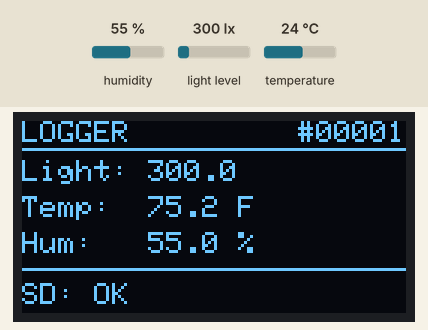
The sketch below on a simulated Raspberry Pi Pico. Parts: 128×64 one-colour display. The test bench sets the inputs (shaded band); at power-on: humidity 55 %, light level 300 lx, temperature 24 °C. Storage starts empty; what the sketch prints to the serial monitor is not drawn.

Above: at 1.5 s.
1.6 s: humidity set to 22 %
At 3.5 s:
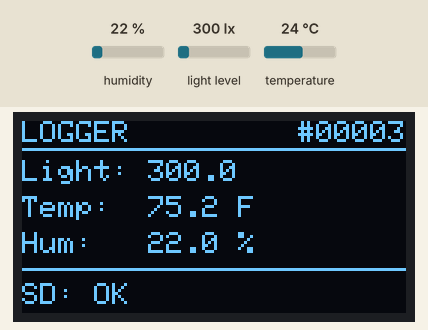
5.3 s: light level set to 40 lx
At 6.9 s:
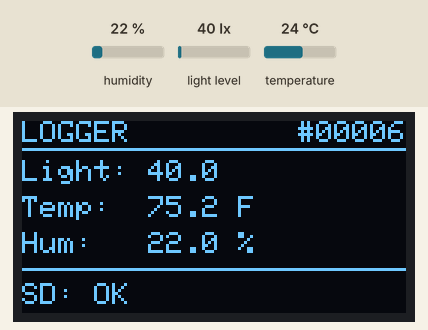
8.6 s: temperature set to 12 °C
At 10.1 s:
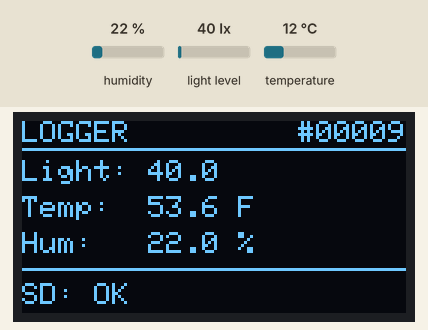
12.0 s: humidity set to 40 %
At 13.2 s:
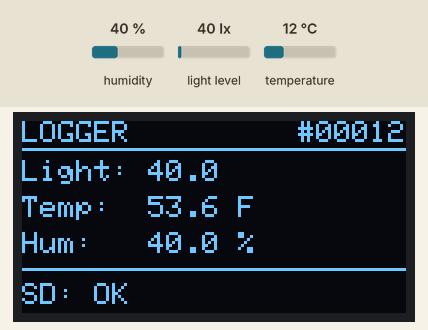
15.3 s: light level set to 500 lx
At 16.4 s:
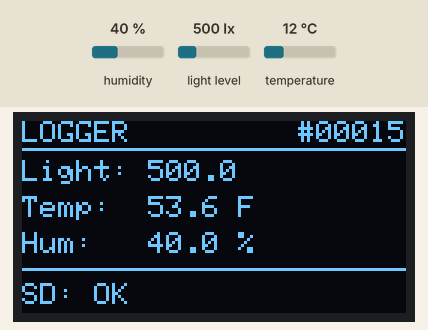
Timing chart, 0 to 18.3 s (numbered marks = the images above; inputs shaded):
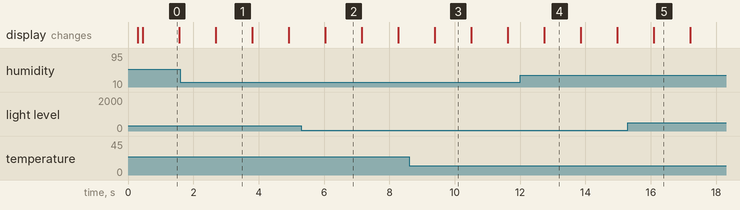

The sketch:

log_display.ino
```cpp
#include <hp_BH1750.h>

/*
 * log_display
 * Reads lux, temperature, and humidity once per second, logs each
 * reading to log.csv on the SD card, and displays live readings on
 * the 128x64 OLED FeatherWing.
 *
 * Hardware
 *   Adafruit Feather RP2040 Adalogger
 *   BH1750 light sensor         — connected via STEMMA QT
 *   AHT20 temp/humidity sensor  — daisy-chained after BH1750
 *   OLED FeatherWing 128x64     — stacked on top of Feather
 *   MicroSD card                — inserted in the onboard slot
 *
 * Required libraries (install via Tools → Manage Libraries)
 *   Adafruit SH110x
 *   Adafruit GFX Library
 *   SdFat - Adafruit Fork
 *   hp_BH1750
 *   Adafruit AHTX0
 *   Adafruit BusIO
 */

#include <Wire.h>
#include <SPI.h>
#include "SdFat.h"
#include <Adafruit_GFX.h>
#include <Adafruit_SH110X.h>
#include <hp_BH1750.h>
#include <Adafruit_AHTX0.h>

// ── Display ───────────────────────────────────────────────────────────────────
Adafruit_SH1107 display = Adafruit_SH1107(64, 128, &Wire);

// ── SD card ───────────────────────────────────────────────────────────────────
#define SD_CS_PIN 23
SdFat SD;
SdSpiConfig sdConfig(SD_CS_PIN, DEDICATED_SPI, SD_SCK_MHZ(16), &SPI1);
const char* LOG_FILENAME = "log.csv";

// ── Sensors ───────────────────────────────────────────────────────────────────
hp_BH1750      lightMeter;
Adafruit_AHTX0 aht20;

// ── Customize your logger name ────────────────────────────────────────────────
const char* LOGGER_NAME = "LOGGER";

// ── State ─────────────────────────────────────────────────────────────────────
unsigned long sampleCount = 0;
bool sdReady = false;

// ── Setup ─────────────────────────────────────────────────────────────────────
void setup() {
  Serial.begin(115200);
  Wire.begin();

  // Initialise display
  delay(250);
  display.begin(0x3C, true);
  display.clearDisplay();
  display.setRotation(1);
  display.setTextSize(1);
  display.setTextColor(SH110X_WHITE);
  display.setCursor(0, 0);
  display.println("Starting up...");
  display.display();

  // Initialise BH1750
  if (!lightMeter.begin(BH1750_TO_GROUND)) {
    Serial.println("ERROR: BH1750 not found — check wiring");
    displayError("BH1750 not found");
    while (true) { delay(100); }
  }
  Serial.println("BH1750  : OK");

  // Initialise AHT20
  if (!aht20.begin()) {
    Serial.println("ERROR: AHT20 not found — check wiring");
    displayError("AHT20 not found");
    while (true) { delay(100); }
  }
  Serial.println("AHT20   : OK");

  // Initialise SD card
  if (!SD.begin(sdConfig)) {
    Serial.println("ERROR: SD card not found — check that it is inserted");
    sdReady = false;
  } else {
    sdReady = true;
    Serial.println("SD card : OK");

    // Write CSV header if file doesn't already exist
    if (!SD.exists(LOG_FILENAME)) {
      FsFile f = SD.open(LOG_FILENAME, FILE_WRITE);
      if (f) {
        f.println("sample,millis,lux,temp_F,humidity_pct");
        f.close();
      }
    }
  }

  Serial.println("----------------------------------");
  Serial.println("Logging started");
  Serial.println("----------------------------------");
}

// ── Loop ──────────────────────────────────────────────────────────────────────
void loop() {
  sampleCount++;
  unsigned long t = millis();

  // Read BH1750
  lightMeter.start();
  float lux = lightMeter.getLux();

  // Read AHT20
  sensors_event_t humidityEvent, tempEvent;
  aht20.getEvent(&humidityEvent, &tempEvent);
  float tempF    = (tempEvent.temperature * 9.0 / 5.0) + 32.0;
  float humidity = humidityEvent.relative_humidity;

  // Human-readable Serial output
  Serial.print("Sample: ");     Serial.print(sampleCount);
  Serial.print("  Lux: ");      Serial.print(lux, 1);
  Serial.print("  Temp: ");     Serial.print(tempF, 2);    Serial.print(" F");
  Serial.print("  Hum: ");      Serial.print(humidity, 1); Serial.println(" %");

  // Append CSV row to SD card
  if (sdReady) {
    FsFile f = SD.open(LOG_FILENAME, FILE_WRITE);
    if (f) {
      f.print(sampleCount);  f.print(",");
      f.print(t);            f.print(",");
      f.print(lux, 1);       f.print(",");
      f.print(tempF, 2);     f.print(",");
      f.println(humidity, 1);
      f.close();
    } else {
      Serial.println("ERROR: could not open log.csv");
    }
  }

  // Update display
  updateDisplay(lux, tempF, humidity);

  delay(1000);
}

// ── Draw live readings on the 128x64 OLED ────────────────────────────────────
//
// Default font: cursor Y is top-left, each character is 6px wide, 8px tall
//
//  y=0  : "LOGGER_NAME"  (left)    "#00001" (right)
//  y=9  : ────────────────────────────────────────
//  y=13 : "Light: XXXXX.X"
//  y=25 : "Temp:  XX.X F"
//  y=37 : "Hum:   XX.X %"
//  y=49 : ────────────────────────────────────────
//  y=54 : "SD: OK" / "SD: NO CARD"
//
void updateDisplay(float lux, float tempF, float humidity) {
  display.clearDisplay();
  display.setTextSize(1);
  display.setTextColor(SH110X_WHITE);

  // Title: name left-aligned, sample count right-aligned
  display.setCursor(0, 0);
  display.print(LOGGER_NAME);

  // Build zero-padded sample string and right-align it (6px per char, display 128px wide)
  char sampleStr[8];
  snprintf(sampleStr, sizeof(sampleStr), "#%05lu", sampleCount);
  int16_t sx = 128 - (int16_t)(strlen(sampleStr) * 6);
  display.setCursor(sx, 0);
  display.print(sampleStr);

  display.drawFastHLine(0, 9, 128, SH110X_WHITE);

  // Sensor readings
  display.setCursor(0, 13);
  display.print("Light: ");
  display.print(lux, 1);

  display.setCursor(0, 25);
  display.print("Temp:  ");
  display.print(tempF, 1);
  display.print(" F");

  display.setCursor(0, 37);
  display.print("Hum:   ");
  display.print(humidity, 1);
  display.print(" %");

  // Status bar
  display.drawFastHLine(0, 49, 128, SH110X_WHITE);
  display.setCursor(0, 54);
  display.print("SD: ");
  display.print(sdReady ? "OK" : "NO CARD");

  display.display();
}

// ── Show an error message on the display ─────────────────────────────────────
void displayError(const char* msg) {
  display.clearDisplay();
  display.setTextSize(1);
  display.setTextColor(SH110X_WHITE);
  display.setCursor(0, 0);
  display.println("ERROR:");
  display.setCursor(0, 10);
  display.println(msg);
  display.setCursor(0, 20);
  display.println("Check wiring");
  display.setCursor(0, 30);
  display.println("and restart.");
  display.display();
}
```

Measured:
- what the display in image 0 shows lasts 1.1 s, from 0.5 s to 1.6 s
